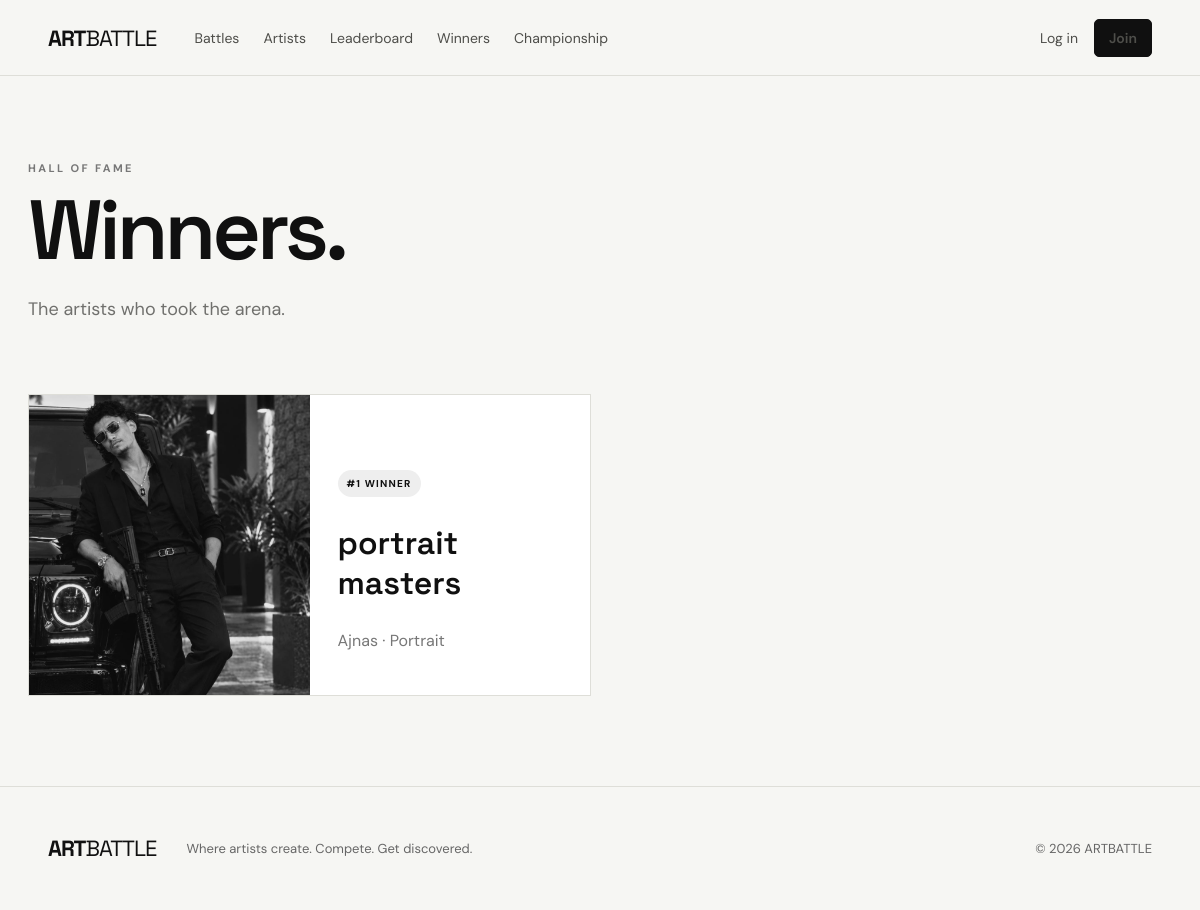
Page /winners/ on the committed database.
### core/models.py (models this page shows, shortened)
class Winner(models.Model):
    battle = models.OneToOneField(
        Battle,
        on_delete=models.CASCADE,
        related_name="winner"
    )
    artwork = models.ForeignKey(
        Artwork,
        on_delete=models.CASCADE
    )
    rank = models.PositiveIntegerField(default=1)
    awarded_at = models.DateTimeField(auto_now_add=True)
    prize_note = models.CharField(
        max_length=200,
        blank=True
    )

class Artwork(models.Model):
    battle = models.ForeignKey(
        Battle,
        on_delete=models.CASCADE,
        related_name="artworks"
    )
    artist = models.ForeignKey(
        ArtistProfile,
        on_delete=models.CASCADE,
        related_name="artworks"
    )
    title = models.CharField(max_length=140)
    description = models.TextField(blank=True)
    image = models.ImageField(upload_to="artworks/")
    medium = models.CharField(max_length=80, blank=True)
    ai_declared = models.BooleanField(default=False)
    image_hash = models.CharField(
        max_length=64,
        editable=False
    )
    created_at = models.DateTimeField(auto_now_add=True)
    votes = models.PositiveIntegerField(default=0)
    integrity_status = models.CharField(
        max_length=40,
        default="Pending review"
    )
    class Meta:
        ordering = ["-votes", "-created_at"]

class ArtistProfile(models.Model):
    user = models.OneToOneField(
        User,
        on_delete=models.CASCADE,
        related_name="artist"
    )
    display_name = models.CharField(max_length=80)
    bio = models.TextField(blank=True)
    avatar = models.ImageField(
        upload_to="avatars/",
        blank=True,
        null=True
    )
    country = models.CharField(max_length=60, blank=True)
    website = models.URLField(blank=True)
    rating = models.PositiveIntegerField(default=0)
    wins = models.PositiveIntegerField(default=0)
    top_three = models.PositiveIntegerField(default=0)
    battles_joined = models.PositiveIntegerField(default=0)
    created_at = models.DateTimeField(auto_now_add=True)

class Battle(models.Model):
    STATUS = [
        ("draft", "Draft"),
        ("open", "Open"),
        ("voting", "Voting"),
        ("closed", "Closed"),
    ]
    title = models.CharField(max_length=120)
    theme = models.CharField(max_length=120)
    description = models.TextField(blank=True)
    start_at = models.DateTimeField()
    submission_deadline = models.DateTimeField()
    voting_deadline = models.DateTimeField()
    prize_text = models.CharField(
        max_length=160,
        default="Sponsor-funded prize"
    )
    prize_amount = models.DecimalField(
        max_digits=10,
        decimal_places=2,
        default=0
    )
    status = models.CharField(
        max_length=10,
        choices=STATUS,
        default="draft"
    )
    is_monthly = models.BooleanField(default=False)
    created_at = models.DateTimeField(auto_now_add=True)
    class Meta:
        ordering = ["-start_at"]

### core/views.py (the view)
# urls.py: path("winners/", views.winners, name="winners"),
def winners(request):
    winner_list = (
        Winner.objects.select_related(
            "battle",
            "artwork",
            "artwork__artist",
        )
        .order_by("-awarded_at")
    )
    return render(
        request,
        "core/winners.html",
        {"wins": winner_list},
    )

### core/templates/core/winners.html
{% extends 'core/base.html' %}{% block title %}Winners — ARTBATTLE{% endblock %}{% block content %}
<section class="page-head"><div class="eyebrow">HALL OF FAME</div><h1>Winners.</h1><p>The artists who took the arena.</p></section><div class="winner-grid">{% for w in wins %}<a class="winner-card" href="{% url 'artwork_detail' w.artwork.pk %}"><img src="{{w.artwork.image.url}}"><div><span class="tag">#{{w.rank}} WINNER</span><h2>{{w.artwork.title}}</h2><p>{{w.artwork.artist.display_name}} · {{w.battle.theme}}</p></div></a>{% empty %}<div class="empty">The Hall of Fame is waiting for its first champion.</div>{% endfor %}</div>
{% endblock %}

### core/static/core/style.css (style rules this page uses)
:root { --bg:#f6f6f3;--ink:#101010;--muted:#70706d;--line:#deded8;--card:#fff;--accent:#d8ff3e;--dark:#111;--max:1240px }
* { box-sizing:border-box }
body { margin:0;background:var(--bg);color:var(--ink);font-family:'DM Sans',sans-serif }
a { color:inherit;text-decoration:none }
.eyebrow { font-size:11px;letter-spacing:2.4px;font-weight:700;color:#777;text-transform:uppercase;margin-bottom:16px }
.hero h1,.page-head h1,.form-page h1,.auth-page h1,.battle-hero h1,.champion-hero h1 { font:600 clamp(50px,7vw,90px)/.95 'Space Grotesk';letter-spacing:-4px;margin:0 0 26px }
.page-head { max-width:var(--max);margin:auto;padding:85px 28px 55px }
.page-head p { font-size:18px;color:#70706d }
.tag { display:inline-block;font-size:10px;font-weight:700;letter-spacing:1.2px;background:#eee;padding:7px 9px;border-radius:20px;width:max-content }
.winner-grid { max-width:var(--max);margin:0 auto;padding:0 28px 90px;display:grid;grid-template-columns:repeat(2,1fr);gap:18px }
.winner-card { background:#fff;border:1px solid var(--line);display:grid;grid-template-columns:1fr 1fr }
.winner-card img { width:100%;height:100%;min-height:300px;object-fit:cover }
.winner-card div { padding:28px;align-self:end }
.winner-card h2 { font:600 32px 'Space Grotesk' }
.winner-card p { color:#777 }

### rows in the picture
Winner: artwork.image (picture), rank "1", artwork "portrait masters", artwork.artist.display_name "Ajnas", battle.theme "Portrait"
